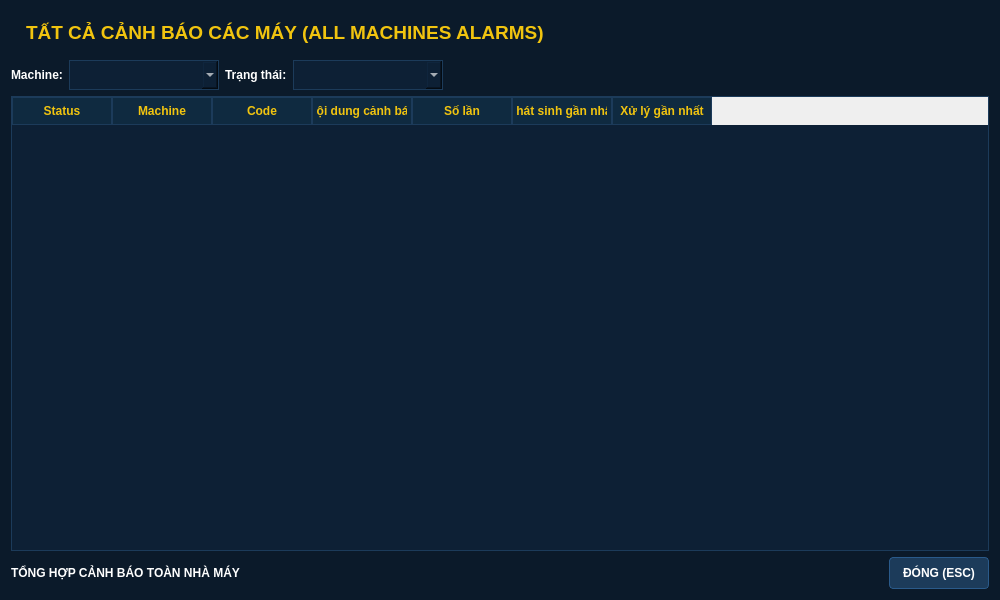
<?xml version="1.0" encoding="UTF-8"?>
<ui version="4.0">
 <class>GlobalAlarms</class>
 <widget class="QDialog" name="GlobalAlarms">
  <property name="geometry">
   <rect>
    <x>0</x>
    <y>0</y>
    <width>1000</width>
    <height>600</height>
   </rect>
  </property>
  <property name="windowTitle">
   <string>Global Alarms</string>
  </property>
  <property name="styleSheet">
   <string>
QDialog { background-color: #0b1a2a; }
QLabel { color: white; font-family: Arial; font-weight: bold; }
QTableWidget { background-color: #0d2035; color: white; border: 1px solid #1c3b5a; font-family: Arial; font-size: 12px; }
QHeaderView::section { background-color: #0f2a40; color: #f1c40f; font-weight: bold; padding: 4px; border: 1px solid #1c3b5a; }
QPushButton { background-color: #1c3b5a; color: white; border: 1px solid #2a5a8a; border-radius: 4px; padding: 6px; font-weight: bold; }
QPushButton:hover { background-color: #2a5a8a; }
QComboBox { background-color: #0d2035; color: white; border: 1px solid #1c3b5a; padding: 4px; }
QComboBox QAbstractItemView { background-color: #0d2035; color: white; selection-background-color: #1a426e; }
   </string>
  </property>
  <layout class="QVBoxLayout" name="verticalLayout">
   <item>
    <widget class="QLabel" name="lbl_title">
     <property name="font">
      <font>
       <family>Arial</family>
       <pointsize>14</pointsize>
       <weight>75</weight>
       <bold>true</bold>
      </font>
     </property>
     <property name="styleSheet">
      <string>color: #f1c40f; padding: 10px;</string>
     </property>
     <property name="text">
      <string>TẤT CẢ CẢNH BÁO CÁC MÁY (ALL MACHINES ALARMS)</string>
     </property>
    </widget>
   </item>
   <item>
    <layout class="QHBoxLayout" name="filterLayout">
     <item>
      <widget class="QLabel" name="label_2">
       <property name="sizePolicy">
        <sizepolicy hsizetype="Minimum" vsizetype="Preferred">
         <horstretch>0</horstretch>
         <verstretch>0</verstretch>
        </sizepolicy>
       </property>
       <property name="minimumSize">
        <size>
         <width>0</width>
         <height>0</height>
        </size>
       </property>
       <property name="maximumSize">
        <size>
         <width>75</width>
         <height>16777215</height>
        </size>
       </property>
       <property name="text">
        <string>Machine:</string>
       </property>
      </widget>
     </item>
     <item>
      <widget class="QComboBox" name="cmb_machine">
       <property name="minimumSize">
        <size>
         <width>150</width>
         <height>30</height>
        </size>
       </property>
      </widget>
     </item>
     <item>
      <widget class="QLabel" name="label_3">
       <property name="maximumSize">
        <size>
         <width>75</width>
         <height>16777215</height>
        </size>
       </property>
       <property name="text">
        <string>Trạng thái:</string>
       </property>
      </widget>
     </item>
     <item>
      <widget class="QComboBox" name="cmb_status">
       <property name="minimumSize">
        <size>
         <width>150</width>
         <height>30</height>
        </size>
       </property>
      </widget>
     </item>
     <item>
      <spacer>
       <property name="orientation">
        <enum>Qt::Horizontal</enum>
       </property>
       <property name="sizeHint" stdset="0">
        <size>
         <width>0</width>
         <height>0</height>
        </size>
       </property>
      </spacer>
     </item>
    </layout>
   </item>
   <item>
    <widget class="QTableWidget" name="tbl_global_errors">
     <column>
      <property name="text">
       <string>Status</string>
      </property>
     </column>
     <column>
      <property name="text">
       <string>Machine</string>
      </property>
     </column>
     <column>
      <property name="text">
       <string>Code</string>
      </property>
     </column>
     <column>
      <property name="text">
       <string>Nội dung cảnh báo</string>
      </property>
     </column>
     <column>
      <property name="text">
       <string>Số lần</string>
      </property>
     </column>
     <column>
      <property name="text">
       <string>Phát sinh gần nhất</string>
      </property>
     </column>
     <column>
      <property name="text">
       <string>Xử lý gần nhất</string>
      </property>
     </column>
    </widget>
   </item>
   <item>
    <layout class="QHBoxLayout" name="footerLayout">
     <item>
      <widget class="QLabel" name="lbl_footer">
       <property name="text">
        <string>TỔNG HỢP CẢNH BÁO TOÀN NHÀ MÁY</string>
       </property>
      </widget>
     </item>
     <item>
      <spacer>
       <property name="orientation">
        <enum>Qt::Horizontal</enum>
       </property>
       <property name="sizeHint" stdset="0">
        <size>
         <width>0</width>
         <height>0</height>
        </size>
       </property>
      </spacer>
     </item>
     <item>
      <widget class="QPushButton" name="btn_close">
       <property name="minimumSize">
        <size>
         <width>100</width>
         <height>32</height>
        </size>
       </property>
       <property name="text">
        <string>ĐÓNG (ESC)</string>
       </property>
       <property name="shortcut">
        <string>Esc</string>
       </property>
      </widget>
     </item>
    </layout>
   </item>
  </layout>
 </widget>
 <resources/>
 <connections/>
</ui>
